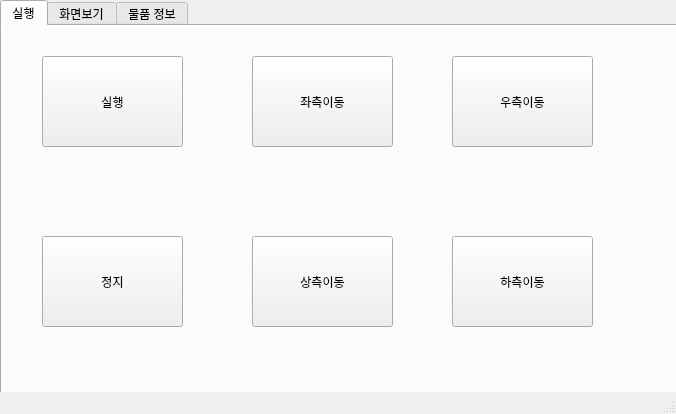
<?xml version="1.0" encoding="UTF-8"?>
<ui version="4.0">
 <class>MainWindow</class>
 <widget class="QMainWindow" name="MainWindow">
  <property name="geometry">
   <rect>
    <x>0</x>
    <y>0</y>
    <width>676</width>
    <height>414</height>
   </rect>
  </property>
  <property name="windowTitle">
   <string>MainWindow</string>
  </property>
  <widget class="QWidget" name="centralwidget">
   <widget class="QTabWidget" name="mainTab">
    <property name="geometry">
     <rect>
      <x>0</x>
      <y>0</y>
      <width>811</width>
      <height>591</height>
     </rect>
    </property>
    <property name="sizePolicy">
     <sizepolicy hsizetype="Preferred" vsizetype="Preferred">
      <horstretch>0</horstretch>
      <verstretch>0</verstretch>
     </sizepolicy>
    </property>
    <property name="currentIndex">
     <number>0</number>
    </property>
    <widget class="QWidget" name="runTab">
     <attribute name="title">
      <string>실행</string>
     </attribute>
     <widget class="QPushButton" name="runAllBtn">
      <property name="geometry">
       <rect>
        <x>40</x>
        <y>30</y>
        <width>141</width>
        <height>91</height>
       </rect>
      </property>
      <property name="text">
       <string>실행</string>
      </property>
     </widget>
     <widget class="QPushButton" name="stopBtn">
      <property name="geometry">
       <rect>
        <x>40</x>
        <y>210</y>
        <width>141</width>
        <height>91</height>
       </rect>
      </property>
      <property name="text">
       <string>정지</string>
      </property>
     </widget>
     <widget class="QPushButton" name="leftBtn">
      <property name="geometry">
       <rect>
        <x>250</x>
        <y>30</y>
        <width>141</width>
        <height>91</height>
       </rect>
      </property>
      <property name="text">
       <string>좌측이동</string>
      </property>
     </widget>
     <widget class="QPushButton" name="upBtn">
      <property name="geometry">
       <rect>
        <x>250</x>
        <y>210</y>
        <width>141</width>
        <height>91</height>
       </rect>
      </property>
      <property name="text">
       <string>상측이동</string>
      </property>
     </widget>
     <widget class="QPushButton" name="rightBtn">
      <property name="geometry">
       <rect>
        <x>450</x>
        <y>30</y>
        <width>141</width>
        <height>91</height>
       </rect>
      </property>
      <property name="text">
       <string>우측이동</string>
      </property>
     </widget>
     <widget class="QPushButton" name="downBtn">
      <property name="geometry">
       <rect>
        <x>450</x>
        <y>210</y>
        <width>141</width>
        <height>91</height>
       </rect>
      </property>
      <property name="sizePolicy">
       <sizepolicy hsizetype="Minimum" vsizetype="Fixed">
        <horstretch>0</horstretch>
        <verstretch>0</verstretch>
       </sizepolicy>
      </property>
      <property name="text">
       <string>하측이동</string>
      </property>
     </widget>
    </widget>
    <widget class="QWidget" name="viewTab">
     <attribute name="title">
      <string>화면보기</string>
     </attribute>
     <widget class="QLabel" name="firstLbl">
      <property name="geometry">
       <rect>
        <x>60</x>
        <y>20</y>
        <width>211</width>
        <height>121</height>
       </rect>
      </property>
      <property name="text">
       <string>tbl1</string>
      </property>
      <property name="alignment">
       <set>Qt::AlignCenter</set>
      </property>
     </widget>
     <widget class="QPushButton" name="refreshBtn">
      <property name="geometry">
       <rect>
        <x>420</x>
        <y>50</y>
        <width>111</width>
        <height>51</height>
       </rect>
      </property>
      <property name="text">
       <string>갱신</string>
      </property>
     </widget>
     <widget class="QLabel" name="secondLbl">
      <property name="geometry">
       <rect>
        <x>60</x>
        <y>180</y>
        <width>211</width>
        <height>121</height>
       </rect>
      </property>
      <property name="text">
       <string>tbl1</string>
      </property>
      <property name="alignment">
       <set>Qt::AlignCenter</set>
      </property>
     </widget>
     <widget class="QLabel" name="thirdLbl">
      <property name="geometry">
       <rect>
        <x>360</x>
        <y>180</y>
        <width>211</width>
        <height>121</height>
       </rect>
      </property>
      <property name="text">
       <string>tbl1</string>
      </property>
      <property name="alignment">
       <set>Qt::AlignCenter</set>
      </property>
     </widget>
    </widget>
    <widget class="QWidget" name="tab">
     <attribute name="title">
      <string>물품 정보</string>
     </attribute>
     <widget class="QTableWidget" name="statustable">
      <property name="geometry">
       <rect>
        <x>10</x>
        <y>20</y>
        <width>651</width>
        <height>331</height>
       </rect>
      </property>
      <property name="rowCount">
       <number>20</number>
      </property>
      <row/>
      <row/>
      <row/>
      <row/>
      <row/>
      <row/>
      <row/>
      <row/>
      <row/>
      <row/>
      <row/>
      <row/>
      <row/>
      <row/>
      <row/>
      <row/>
      <row/>
      <row/>
      <row/>
      <row/>
      <column>
       <property name="text">
        <string>Item no.</string>
       </property>
       <property name="font">
        <font>
         <weight>75</weight>
         <bold>true</bold>
        </font>
       </property>
      </column>
      <column>
       <property name="text">
        <string>status</string>
       </property>
       <property name="font">
        <font>
         <weight>75</weight>
         <bold>true</bold>
        </font>
       </property>
      </column>
      <column>
       <property name="text">
        <string>time</string>
       </property>
      </column>
      <column>
       <property name="text">
        <string>Place</string>
       </property>
      </column>
     </widget>
    </widget>
   </widget>
  </widget>
  <widget class="QMenuBar" name="menubar">
   <property name="geometry">
    <rect>
     <x>0</x>
     <y>0</y>
     <width>676</width>
     <height>21</height>
    </rect>
   </property>
  </widget>
  <widget class="QStatusBar" name="statusbar"/>
 </widget>
 <resources/>
 <connections/>
</ui>
